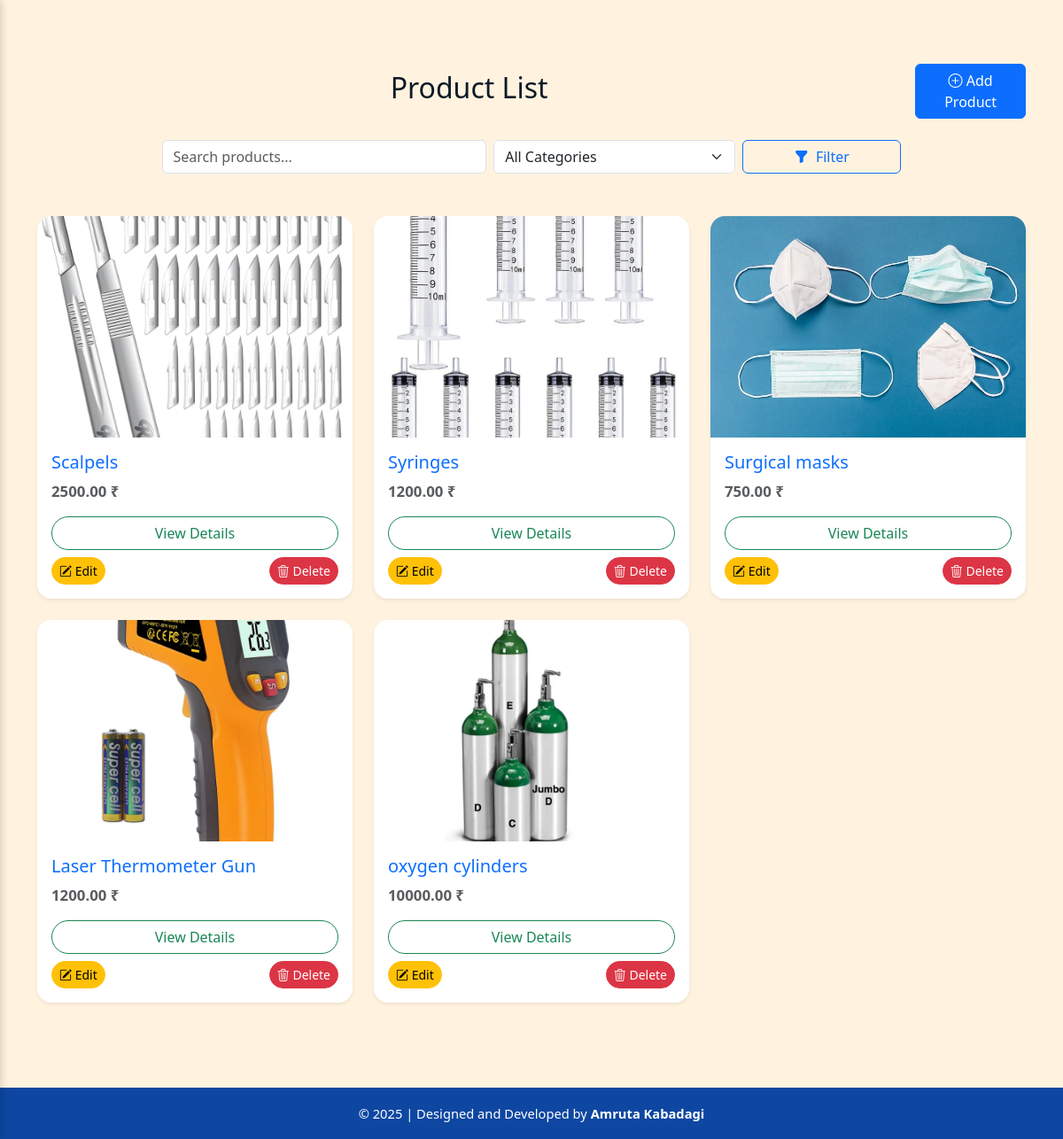
The page /product_list/ (signed in) on the database as committed earlier.
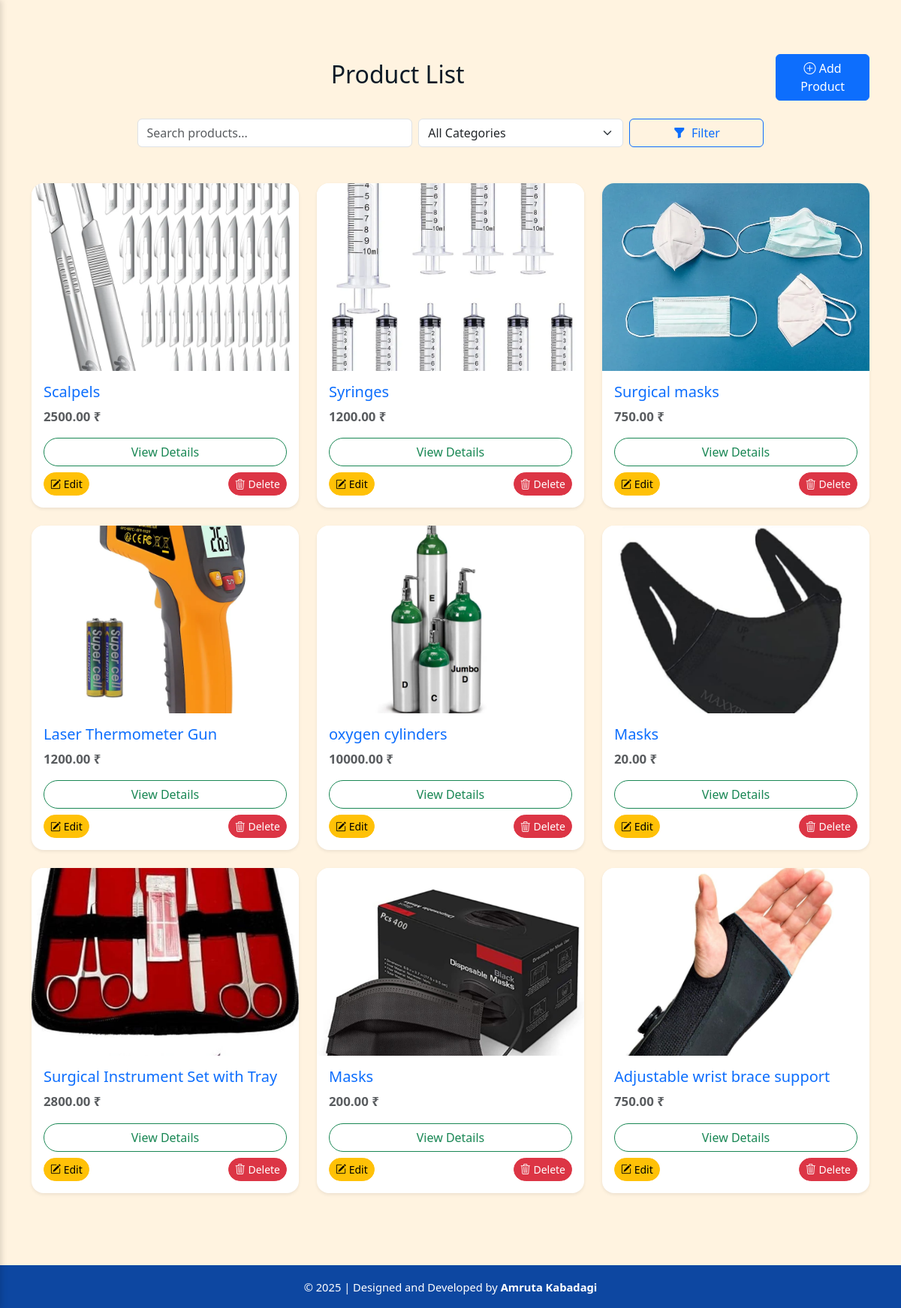
The same page on the database as committed later.
### myapp/models.py (models this page shows, shortened)
class Product(models.Model):
    user = models.ForeignKey(User, on_delete=models.CASCADE)  # Seller
    title = models.CharField(max_length=200)
    image = models.ImageField(upload_to='products/')
    description = models.TextField()
    cost = models.DecimalField(max_digits=10, decimal_places=2)
    created_at = models.DateTimeField(auto_now_add=True)
    category = models.ForeignKey(Category, on_delete=models.SET_NULL, null=True)
    is_sold = models.BooleanField(default=False)

### myapp/views.py (the view)
# urls.py: path('product_list/', product_list, name='product_list'),
@login_required
def product_list(request):
    query = request.GET.get('q')
    category_id = request.GET.get('category')
    products = Product.objects.all()
    categories = Category.objects.all()
    if query:
        products = products.filter(Q(title__icontains=query) | Q(description__icontains=query))
    if category_id:
        products = products.filter(category__id=category_id)
    return render(request, 'product/product_list.html', {'products': products, 'categories': categories})

### templates/product/product_list.html (shortened to what this page needs)
{% extends 'base.html' %}
{% block content %}
<div class="container py-5">
    <div class="d-flex justify-content-between align-items-center mb-4">
        <h2 class="text-center w-100">Product List</h2>
        {% if user.is_authenticated and user.is_superuser %}
            <a href="{% url 'product_create' %}" class="btn btn-primary ms-3 ">
                <i class="bi bi-plus-circle"></i> Add Product
            </a>
        {% endif %}
    </div>
    <form method="get" class="row justify-content-center mb-5 gx-2 gy-2">
        <div class="col-md-4">
            <input type="text" name="search" value="{{ request.GET.search }}" class="form-control" placeholder="Search products...">
        </div>
        <div class="col-md-3">
            <select name="category" class="form-select">
                <option value="">All Categories</option>
            </select>
        </div>
        <div class="col-md-2">
            <button type="submit" class="btn btn-outline-primary w-100">
                <i class="bi bi-funnel-fill me-1"></i> Filter
            </button>
        </div>
    </form>
    <div class="row">
        {% for product in products %}
            <div class="col-md-4 col-sm-6 mb-4">
                <div class="card h-100 shadow-sm border-0 rounded-4">
                    <img src="{{ product.image.url }}" class="card-img-top rounded-top-4" alt="{{ product.title }}" style="height: 250px; object-fit: cover;">
                    <div class="card-body d-flex flex-column">
                        <h5 class="card-title text-primary">{{ product.title }}</h5>
                        <p class="card-text fw-semibold text-muted mb-3">{{ product.cost }} ₹</p>
                        <a href="{% url 'product_detail' product.id %}" class="btn btn-outline-success rounded-pill mb-2">
                            View Details
                        </a>
                        {% if user.is_authenticated and product.user == user %}
                            <div class="d-flex justify-content-between">
                                <a href="{% url 'product_edit' product.id %}" class="btn btn-warning btn-sm rounded-pill">
                                    <i class="bi bi-pencil-square"></i> Edit
                                </a>
                                <a href="{% url 'product_delete' product.id %}" class="btn btn-danger btn-sm rounded-pill" onclick="return confirm('Are you sure to delete this product?');">
                                    <i class="bi bi-trash3"></i> Delete
                                </a>
                            </div>
                        {% endif %}
                    </div>
                </div>
            </div>
        {% empty %}
            <div class="col-12">
                <div class="alert alert-warning text-center">
                    <i class="bi bi-exclamation-circle-fill me-2"></i> No products found.
                </div>
            </div>
        {% endfor %}
    </div>
</div>
{% endblock %}

Rows that differ between the two databases and show on the page:
added Product: image (picture), title "Masks", cost "20.00", shows "Edit"
added Product: image (picture), title "Surgical Instrument Set with Tray", cost "2800.00", shows "Edit"
added Product: image (picture), title "Masks", cost "200.00", shows "Edit"
added Product: image (picture), title "Adjustable wrist brace support", cost "750.00", shows "Edit"
